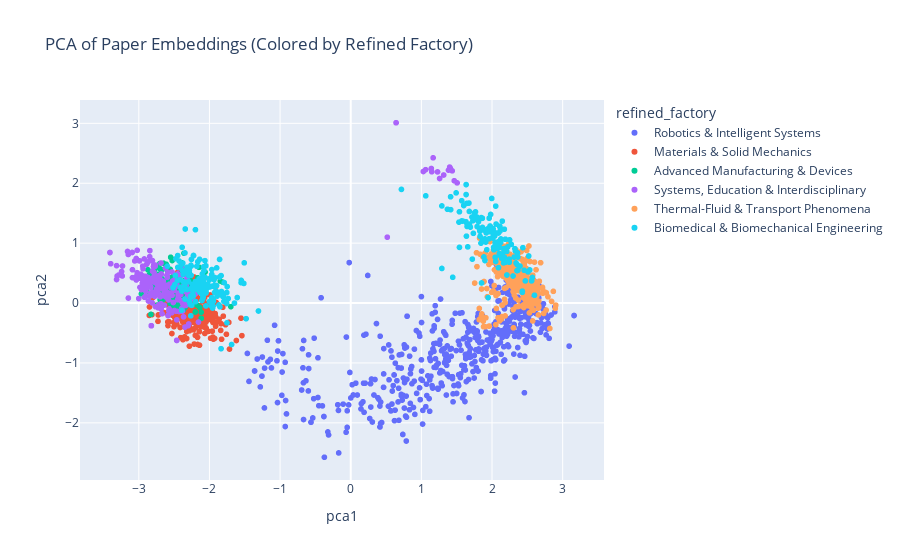

Notebook cell for this chart:
### Code cell
from sklearn.decomposition import PCA
import plotly.express as px

pca = PCA(n_components=2, random_state=42)
Z = pca.fit_transform(X)

df["pca1"] = Z[:, 0]
df["pca2"] = Z[:, 1]

fig = px.scatter(
    df,
    x="pca1",
    y="pca2",
    color="refined_factory",
    hover_data=["Paper Title", "Professor Name (Original)"],
    title="PCA of Paper Embeddings (Colored by Refined Factory)"
)
fig.write_html("pca_interactive_refined_factory.html")

fig.show()

### Figure 1 — Plotly figure (JSON) as saved in the notebook; plotly's stock layout.template omitted (floating-point values rounded to 4 significant figures; data arrays with more than 128 entries replaced by an {"elided": "..."} marker saying what was removed)
{"data": [{"customdata": {"elided": "603x2 str values"}, "hovertemplate": "refined_factory=Robotics & Intelligent Systems<br>pca1=%{x}<br>pca2=%{y}<br>Paper Title=%{customdata[0]}<br>Professor Name (Original)=%{customdata[1]}<extra></extra>", "legendgroup": "Robotics & Intelligent Systems", "marker": {"color": "#636efa", "symbol": "circle"}, "mode": "markers", "name": "Robotics & Intelligent Systems", "showlegend": true, "type": "scattergl", "x": {"elided": "603 float values"}, "xaxis": "x", "y": {"elided": "603 float values"}, "yaxis": "y"}, {"customdata": {"elided": "329x2 str values"}, "hovertemplate": "refined_factory=Materials & Solid Mechanics<br>pca1=%{x}<br>pca2=%{y}<br>Paper Title=%{customdata[0]}<br>Professor Name (Original)=%{customdata[1]}<extra></extra>", "legendgroup": "Materials & Solid Mechanics", "marker": {"color": "#EF553B", "symbol": "circle"}, "mode": "markers", "name": "Materials & Solid Mechanics", "showlegend": true, "type": "scattergl", "x": {"elided": "329 float values"}, "xaxis": "x", "y": {"elided": "329 float values"}, "yaxis": "y"}, {"customdata": {"elided": "166x2 str values"}, "hovertemplate": "refined_factory=Advanced Manufacturing & Devices<br>pca1=%{x}<br>pca2=%{y}<br>Paper Title=%{customdata[0]}<br>Professor Name (Original)=%{customdata[1]}<extra></extra>", "legendgroup": "Advanced Manufacturing & Devices", "marker": {"color": "#00cc96", "symbol": "circle"}, "mode": "markers", "name": "Advanced Manufacturing & Devices", "showlegend": true, "type": "scattergl", "x": {"elided": "166 float values"}, "xaxis": "x", "y": {"elided": "166 float values"}, "yaxis": "y"}, {"customdata": {"elided": "227x2 str values"}, "hovertemplate": "refined_factory=Systems, Education & Interdisciplinary<br>pca1=%{x}<br>pca2=%{y}<br>Paper Title=%{customdata[0]}<br>Professor Name (Original)=%{customdata[1]}<extra></extra>", "legendgroup": "Systems, Education & Interdisciplinary", "marker": {"color": "#ab63fa", "symbol": "circle"}, "mode": "markers", "name": "Systems, Education & Interdisciplinary", "showlegend": true, "type": "scattergl", "x": {"elided": "227 float values"}, "xaxis": "x", "y": {"elided": "227 float values"}, "yaxis": "y"}, {"customdata": {"elided": "365x2 str values"}, "hovertemplate": "refined_factory=Thermal-Fluid & Transport Phenomena<br>pca1=%{x}<br>pca2=%{y}<br>Paper Title=%{customdata[0]}<br>Professor Name (Original)=%{customdata[1]}<extra></extra>", "legendgroup": "Thermal-Fluid & Transport Phenomena", "marker": {"color": "#FFA15A", "symbol": "circle"}, "mode": "markers", "name": "Thermal-Fluid & Transport Phenomena", "showlegend": true, "type": "scattergl", "x": {"elided": "365 float values"}, "xaxis": "x", "y": {"elided": "365 float values"}, "yaxis": "y"}, {"customdata": {"elided": "302x2 str values"}, "hovertemplate": "refined_factory=Biomedical & Biomechanical Engineering<br>pca1=%{x}<br>pca2=%{y}<br>Paper Title=%{customdata[0]}<br>Professor Name (Original)=%{customdata[1]}<extra></extra>", "legendgroup": "Biomedical & Biomechanical Engineering", "marker": {"color": "#19d3f3", "symbol": "circle"}, "mode": "markers", "name": "Biomedical & Biomechanical Engineering", "showlegend": true, "type": "scattergl", "x": {"elided": "302 float values"}, "xaxis": "x", "y": {"elided": "302 float values"}, "yaxis": "y"}], "layout": {"legend": {"title": {"text": "refined_factory"}, "tracegroupgap": 0}, "title": {"text": "PCA of Paper Embeddings (Colored by Refined Factory)"}, "xaxis": {"anchor": "y", "domain": [0, 1], "title": {"text": "pca1"}}, "yaxis": {"anchor": "x", "domain": [0, 1], "title": {"text": "pca2"}}}}
